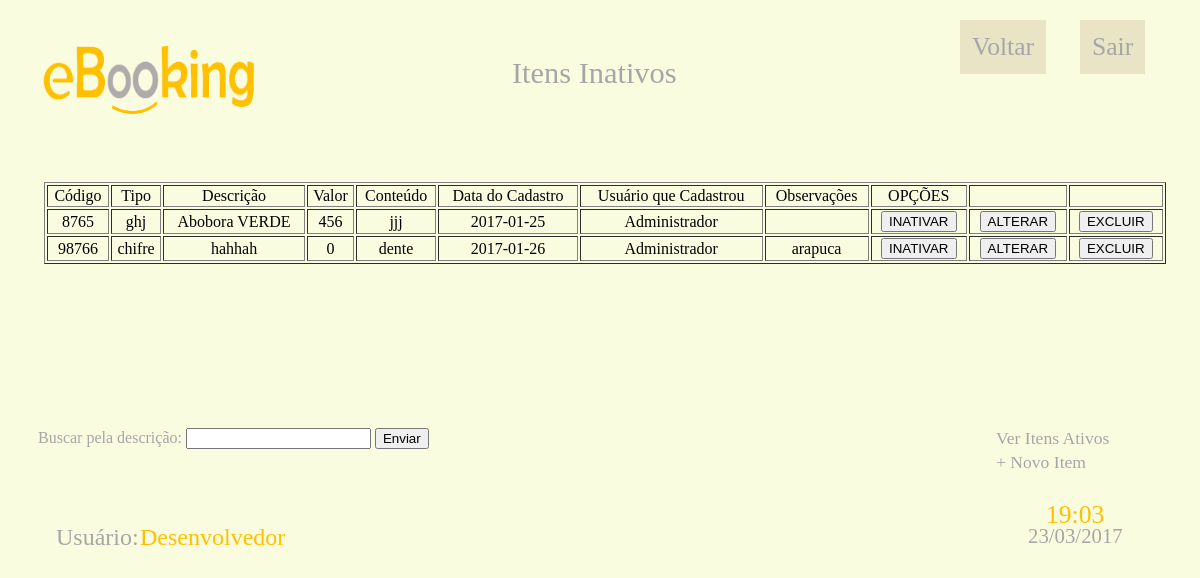
/itens/itensInativos.php (signed in), run on the app's committed database.
### tables this page shows
CREATE TABLE `t_item` (
  `cod_item` int(20) NOT NULL,
  `t_tipo` varchar(45) DEFAULT NULL,
  `descricao_item` varchar(150) NOT NULL,
  `valor_item` double DEFAULT NULL,
  `conteudo_item` varchar(150) DEFAULT NULL,
  `ativo_item` tinyint(1) NOT NULL DEFAULT '1',
  `data_cadastro` date NOT NULL,
  `usuario_cadastro` varchar(15) NOT NULL,
  `obs_item` varchar(150) DEFAULT NULL
);

### itens/itensInativos.php (the view, shortened to what this page needs)
<?php
include "../conexao.php";
$date = date('d/m/Y');
$hora = date('H:m');
?>
<!DOCTYPE html>
<html>
<head>
    <link rel="stylesheet" type="text/css" href="../style.css">
</head>
<body >
	<div id="dominio"> Itens Inativos</div>
	<div id="logo_usuario"><a href="../inicio.php"><img src="../imagens/logo.png"></a></div>
	<div id="busca">
		<form method="POST" action="validacoes/validar_busca_Item_ativo.php">
			Buscar pela descrição:
			<input type = 'text' name = 'buscarItem' title = 'Buscar Itens' required>
			<input type = 'Submit' value = 'Enviar'>
		</form>
	</div>
	<?php
	$sql="SELECT * FROM t_item WHERE ativo_item='0'";
	$result = mysqli_query($conexao,$sql);
	if (!$result) {
		echo "<script type='text/javascript'>alert ('NÃO FOI POSSIVEL EFETUAR CONSULTA NA TABELA t_item!!'); window.location.href='javascript:history.back()';</script>";
		mysqli_close($conexao);
	}else{
		$itens = array(array("Código", "Tipo", "Descrição", "Valor", "Conteúdo", "Data do Cadastro", "Usuário que Cadastrou", "Observações", "OPÇÕES","","", ""));
		$i=1;
		while (($linha = mysqli_fetch_array($result))==true) {
			$cod_item=$linha['cod_item'];
			$tipo_item=$linha['t_tipo'];
			$descricao_item=$linha['descricao_item'];
			$valor_item=$linha['valor_item'];
			$conteudo_item=$linha['conteudo_item'];
			$data_cadastro=$linha['data_cadastro'];
			$usuario_cadastro=$linha['usuario_cadastro'];
			$obs_item=$linha['obs_item'];
			do {
				$itens[$i][0]=$cod_item;
				$itens[$i][1]=$tipo_item;
				$itens[$i][2]=$descricao_item;
				$itens[$i][3]=$valor_item;
				$itens[$i][4]=$conteudo_item;
				$itens[$i][5]=$data_cadastro;
				$itens[$i][6]=$usuario_cadastro;
				$itens[$i][7]=$obs_item;
				$itens[$i][8]="<form method='POST' action='inativar_item.php'><button type='submit' name='inativarAtivo' value='$i'>INATIVAR</button></form>";
				$itens[$i][9]="<form method='POST' action='formularios/form_alterar_item.php'><button type='submit' name='alterarAtivo' value='$i'>ALTERAR</button></form>";
				$itens[$i][10]="<form method='POST' action='excluir_item.php'><button type='submit' name='excluirAtivo' value='$i'>EXCLUIR</button></form>";
				$itens[$i][11]="<form method='POST' action='formularios/reservar_item.php?codigo=$cod_item'><button type='submit' name='reservarItem' value='$i'>RESERVAR</button></form>";
				$i++;
			} while ($i<0);
		}	$_SESSION['$itensAtivos']=$itens; ?>
		<div id="tabela">
			<table border="1" width="100%" ">
				<?php
				if ($i!=1) {
					for ($j=0; $j < sizeof($itens); $j++) {
						echo "<tr>
							  <td>".$itens[$j][0]."</td>
							  <td>".$itens[$j][1]."</td>
							  <td>".$itens[$j][2]."</td>
							  <td>".$itens[$j][3]."</td>
							  <td>".$itens[$j][4]."</td>
							  <td>".$itens[$j][5]."</td>
							  <td>".$itens[$j][6]."</td>
							  <td>".$itens[$j][7]."</td>
							  <td>".$itens[$j][8]."</td>
							  <td>".$itens[$j][9]."</td>
							  <td>".$itens[$j][10]."</td>
							  </tr><br>";
					}
				}else{
					echo "NENHUM ITEM ATIVO NO MOMENTO!";
				}
				?>
			</table>
		</div>
	<?php
	}
	?>
	<div id="novousuario"> <a href="formularios/NovoItem.php"> + Novo Item</a></div>
	<div id="mostar"><a href="itens.php">Ver Itens Ativos</a></div>
	<div id="usuario_rodape">Usuário:</div>
	<div id="usuario"> <?php echo $_SESSION['nome_usuario'] ?> </div>
	<div id="hora"> <?php echo $hora; ?></div>
	<div id="data"> <?php echo $date; ?></div>
	<div id="sair"> <a href="../sair.php">Sair</a></div>
	<div id="voltar"> <a href="../inicio.php">Voltar</a></div>
</body>
</html>

### style.css (style rules this page uses)
body { background-color: rgb(250, 252, 224); font-family: Calibri Light; text-align: center; color:rgb(166, 166, 166); }
a { color:rgb(36,36,36); }
#tabela { overflow: scroll; height:50%; width:93.5%; margin-left:3%; margin-top:10%; color:black; position: absolute; }
#logo_usuario img { width: 24%; height: 26%; margin-left: -50%; margin-top: -3%; position: absolute; }
#dominio { color:rgb(166, 166, 166); font-size: 190%; margin-left: 42%; margin-top: 4%; position: absolute; }
#hora { color:rgb(255, 192, 0); font-family: Calibri Light; font-size: 160%; margin-left: 86.5%; margin-top: 41%; position: absolute; }
#data { font-family: Calibri Light; font-size: 130%; margin-left: 85%; margin-top: 43%; position: absolute; }
#sair a { color:rgb(166, 166, 166); font-family: Calibri Light; background-color:rgb(233,228,197); padding: 1%; text-decoration: none; font-size: 160%; margin-left: 40%; margin-top: 1%; position: absolute; }
#voltar a { color:rgb(166, 166, 166); font-family: Calibri Light; background-color:rgb(233,228,197); padding: 1%; text-decoration: none; font-size: 160%; margin-left: 30%; margin-top: 1%; position: absolute; }
#usuario_rodape { color:rgb(166, 166, 166); font-size: 150%; margin-left: 4%; margin-top: 43%; position: absolute; }
#usuario { color:rgb(255, 192, 0); font-size: 150%; margin-left: 11%; margin-top: 43%; position: absolute; }
#mostar a { color:rgb(166, 166, 166); font-size: 110%; margin-left: 33%; margin-top: 35%; position: absolute; text-decoration: none; }
#novousuario a { color:rgb(166, 166, 166); font-size: 110%; margin-left: 33%; margin-top: 37%; position: absolute; text-decoration: none; }
#busca { margin-left: 2.5%; margin-top: 35%; position: absolute; }

### data on the page
t_item: cod_item "8765", t_tipo "ghj", descricao_item "Abobora VERDE", valor_item "456", conteudo_item "jjj", data_cadastro "2017-01-25", usuario_cadastro "Administrador"
t_item: cod_item "98766", t_tipo "chifre", descricao_item "hahhah", valor_item "0", conteudo_item "dente", data_cadastro "2017-01-26", usuario_cadastro "Administrador", obs_item "arapuca"

### other printed values
$itens[$j][0] "Código"
$itens[$j][1] "Tipo"
$itens[$j][2] "Descrição"
$itens[$j][3] "Valor"
$itens[$j][4] "Conteúdo"
$itens[$j][5] "Data do Cadastro"
$itens[$j][6] "Usuário que Cadastrou"
$itens[$j][7] "Observações"
$itens[$j][8] "OPÇÕES"
$_SESSION['nome_usuario'] "Desenvolvedor"
